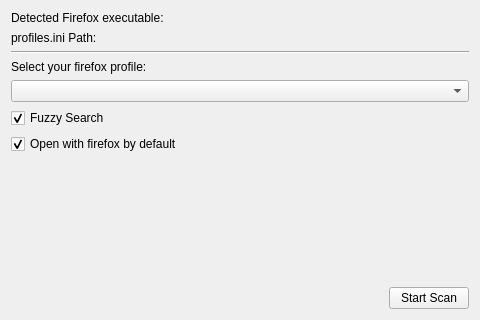
<?xml version="1.0" encoding="UTF-8"?>
<ui version="4.0">
 <class>FirefoxBookmarks::ConfigWidget</class>
 <widget class="QWidget" name="FirefoxBookmarks::ConfigWidget">
  <property name="geometry">
   <rect>
    <x>0</x>
    <y>0</y>
    <width>480</width>
    <height>320</height>
   </rect>
  </property>
  <layout class="QVBoxLayout">
   <item>
    <widget class="QLabel" name="label_exe">
     <property name="toolTip">
      <string>&lt;html&gt;&lt;head/&gt;&lt;body&gt;&lt;p&gt;This setting can be changed in the config file.&lt;/p&gt;&lt;/body&gt;&lt;/html&gt;</string>
     </property>
     <property name="text">
      <string>Detected Firefox executable:</string>
     </property>
    </widget>
   </item>
   <item>
    <widget class="QLabel" name="label_profiles">
     <property name="toolTip">
      <string>&lt;html&gt;&lt;head/&gt;&lt;body&gt;&lt;p&gt;This setting can be changed in the config file.&lt;/p&gt;&lt;/body&gt;&lt;/html&gt;</string>
     </property>
     <property name="text">
      <string>profiles.ini Path:</string>
     </property>
    </widget>
   </item>
   <item>
    <widget class="Line" name="line">
     <property name="orientation">
      <enum>Qt::Horizontal</enum>
     </property>
    </widget>
   </item>
   <item>
    <widget class="QLabel" name="label">
     <property name="text">
      <string>Select your firefox profile:</string>
     </property>
    </widget>
   </item>
   <item>
    <widget class="QComboBox" name="comboBox"/>
   </item>
   <item>
    <widget class="QCheckBox" name="fuzzy">
     <property name="text">
      <string>Fuzzy Search</string>
     </property>
     <property name="checked">
      <bool>true</bool>
     </property>
    </widget>
   </item>
   <item>
    <widget class="QCheckBox" name="openWithFirefox">
     <property name="text">
      <string>Open with firefox by default</string>
     </property>
     <property name="checked">
      <bool>true</bool>
     </property>
    </widget>
   </item>
   <item>
    <spacer name="verticalSpacer">
     <property name="orientation">
      <enum>Qt::Vertical</enum>
     </property>
     <property name="sizeHint" stdset="0">
      <size>
       <width>20</width>
       <height>40</height>
      </size>
     </property>
    </spacer>
   </item>
   <item>
    <layout class="QHBoxLayout" name="horizontalLayout">
     <item>
      <widget class="QLabel" name="label_statusbar">
       <property name="sizePolicy">
        <sizepolicy hsizetype="Expanding" vsizetype="Preferred">
         <horstretch>0</horstretch>
         <verstretch>0</verstretch>
        </sizepolicy>
       </property>
       <property name="text">
        <string/>
       </property>
      </widget>
     </item>
     <item>
      <widget class="QPushButton" name="pushButton_update">
       <property name="sizePolicy">
        <sizepolicy hsizetype="Preferred" vsizetype="Preferred">
         <horstretch>0</horstretch>
         <verstretch>0</verstretch>
        </sizepolicy>
       </property>
       <property name="text">
        <string>Start Scan</string>
       </property>
      </widget>
     </item>
    </layout>
   </item>
  </layout>
 </widget>
 <resources/>
 <connections/>
</ui>
